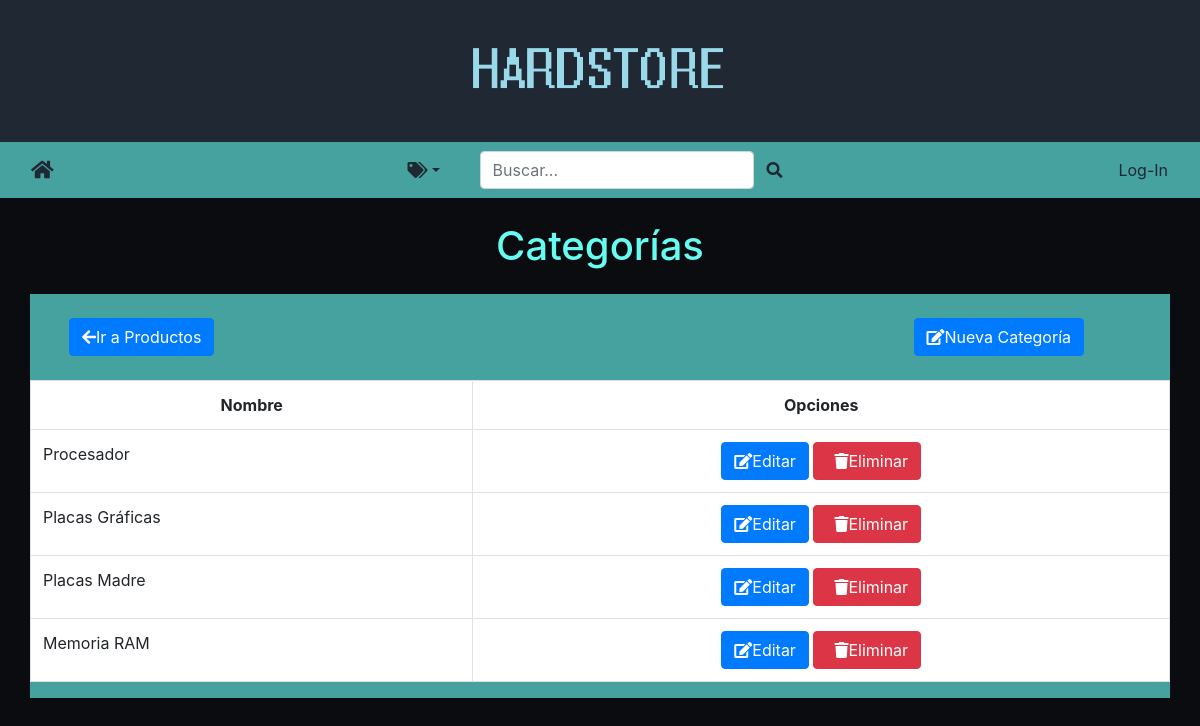
The app's page /modificar_categoria/, older data.
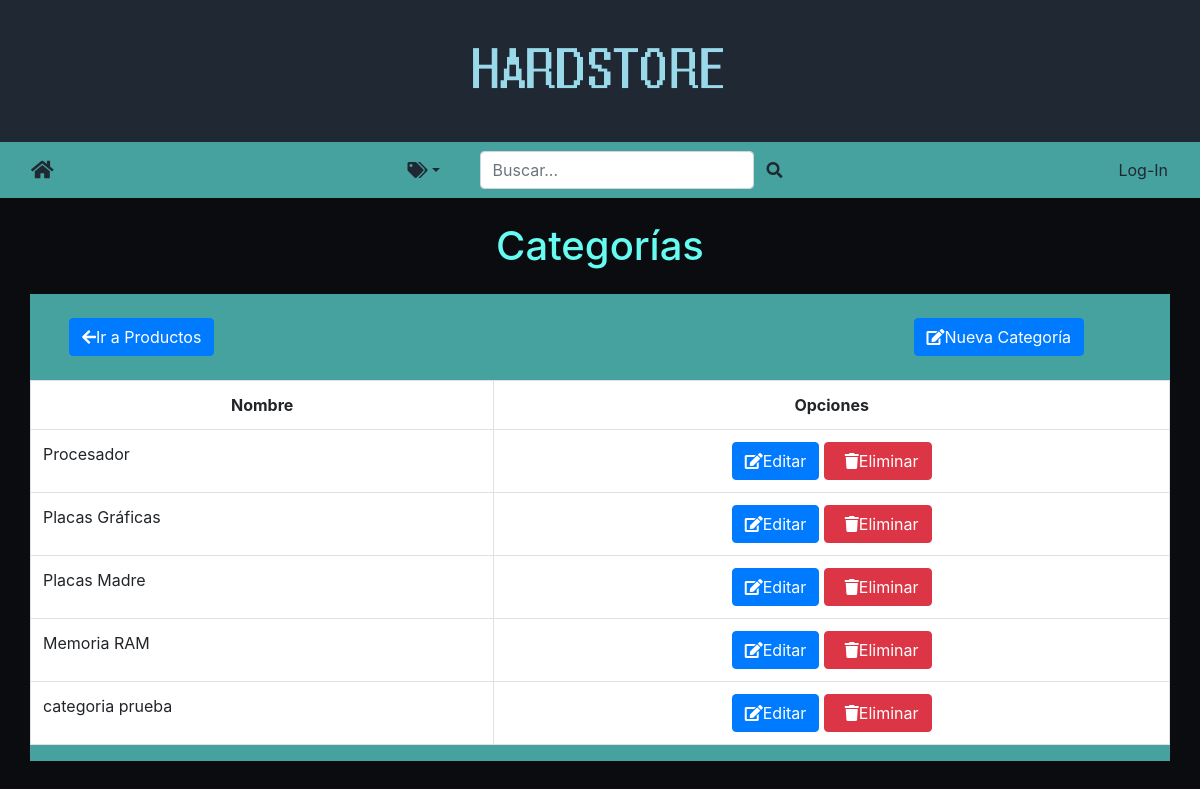
The same page, newer data.
### market/models.py (models this page shows, shortened)
class Categoria(models.Model):
    nombre = models.CharField(max_length=200, null=True)

### market/views.py (the view)
# urls.py: path('modificar_categoria/', market_views.CategoriasList.as_view(),
class CategoriasList(ListView):
    model = Categoria
    template_name = 'market/categoria_list.html'
    context_object_name = 'categoriasList'
    def get_queryset(self):
        return Categoria.objects.all()
    def get_context_data(self, **kwargs):
        context = super().get_context_data(**kwargs)
        if(Categoria.objects.count() > 0):
            context['categorias'] = Categoria.objects.all()
            context['hayCategorias'] = True
        else:
            context['hayCategorias'] = False
        return context

### market/templates/market/categoria_list.html (shortened to what this page needs)
{% extends "base.html" %}
{% load static %}
{% block estilo %}
<link rel="stylesheet" href="{% static 'productosCategoria.css' %}" />
{% endblock %}
{% block content %}
<div class="text-center mt-4"	><h1 style="color:#66fcf1">Categorías</h1></div>
<div class="container mt-4 mb-4" style="background-color: #45a29e;">
  <div class="row mb-4">
  	<div class="col-5 mt-4 ml-4">
  		<a href="{% url 'modificar_producto' %}" class="btn btn-primary mr-4"><i class="fas fa-arrow-left"></i>Ir a Productos</a>
  	</div>
  	<div class="col-6 mt-4 ml-4">
  		<a href="{% url 'crear_categoria' %}" class="pull-right btn btn-primary mr-4"><i class="fas fa-edit"></i>Nueva Categoría</a>
  	</div>
  </div>
  <div class="row">
  	<table class="table table-hover table-bordered text-danger-center" style="background-color: white;">
	      <tr class="text-center">
	        <th>Nombre</th>
	        <th>Opciones</th>
	      </tr>
      	{% for categoria in categoriasList %}
      	<tr>
	      	<td>{{ categoria.nombre }}</td>
	        <td colspan="5" class="text-center">
	        	<a href="{% url 'modificar_categoria_x' categoria.id %}" class="btn btn-primary"><i class="fas fa-edit"></i>Editar</a>
	        	<a href="#" class="btn btn-danger" data-toggle="modal" data-target="#myModal{{categoria.id}}"><i class="fas fa-trash ml-2"></i>Eliminar</a>
	        </td>
	    </tr>
	    {% endfor %}
    </table>
  </div>
</div>
{% endblock %}

Row changes from the older to the newer data that the page shows:
added Categoria: nombre "categoria prueba"
